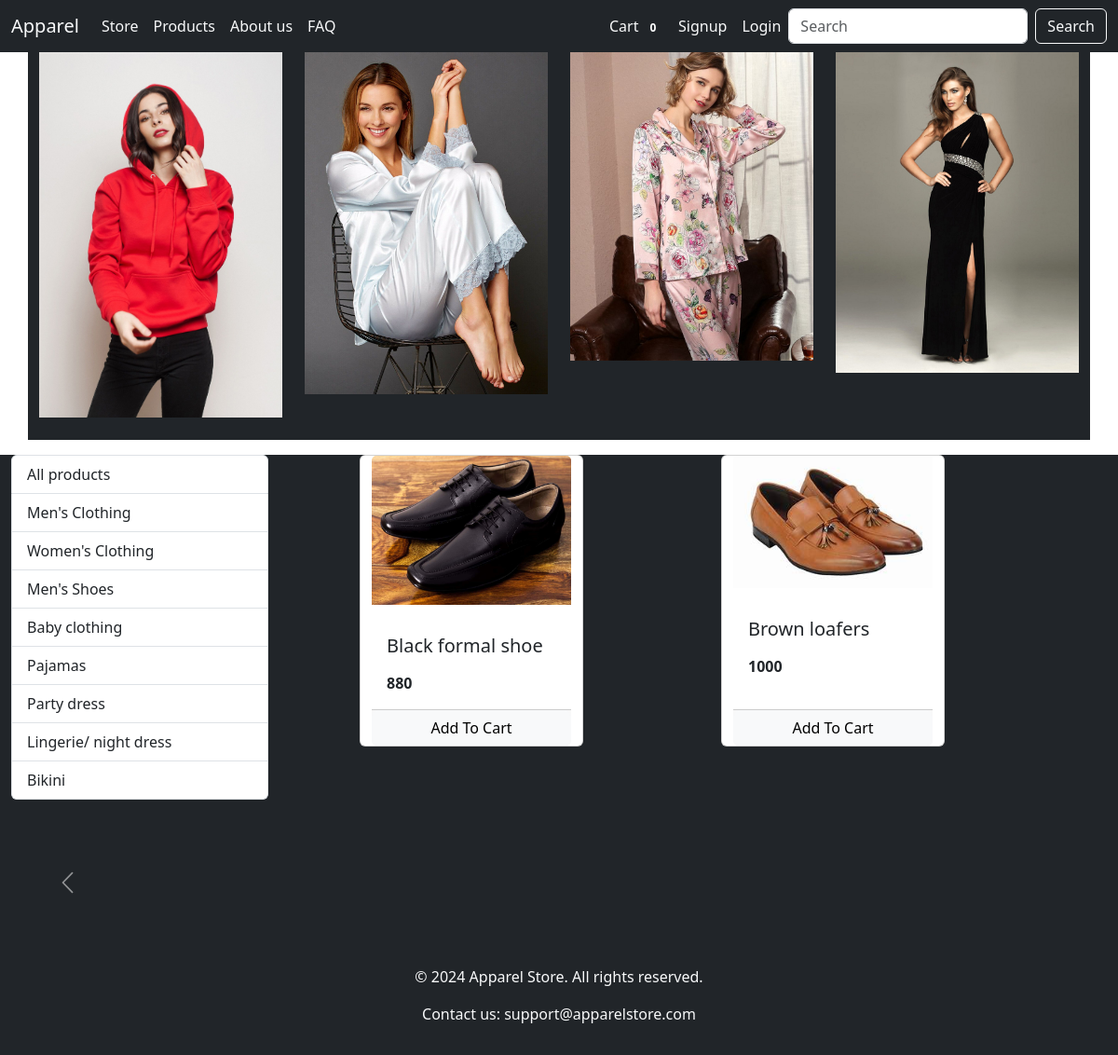
Screenshot of /?category=3 with the database file from the repository.
### core/models/category.py (models this page shows, shortened)
class Category(models.Model):
    name= models.CharField(max_length=30)
    @staticmethod
    def get_all_categories():
        return Category.objects.all()

### core/models/product.py (models this page shows, shortened)
class Product(models.Model):
    name = models.CharField(max_length=50)
    price = models.IntegerField(default=0)
    category = models.ForeignKey(Category, on_delete=models.CASCADE, default=1)
    description =models.CharField(max_length=200, default='', null=True, blank=True)
    image = models.ImageField(upload_to='products/')
    @staticmethod
    def get_all_products_by_categoryid(category_id):
        if category_id:
            return Product.objects.filter(category= category_id)
        else:
            return Product.get_all_products();

### core/views/home.py (the view, shortened to what this page needs)
# urls.py: path("", Index.as_view(), name='homepage' ),
class Index(View):
     def get(self, request):
        products= None
        categories = Category.get_all_categories();
        categoryID = request.GET.get('category')
        if categoryID:
          products=Product.get_all_products_by_categoryid(categoryID);
        else:
         products=Product.get_all_products();
        data={}
        data['products'] = products
        data['categories'] = categories
        print("you are :" ,request.session.get('email'))
        return render(request, 'core/index.html', data)

### templates/core/index.html (shortened to what this page needs)
{% extends 'core/base.html' %}
{% block content %}
{% load cart %}
<div id="product-images" class="container mt-8 bg-dark">
    <div class="row justify-content-between">
        <div class="col-md-3 mb-4 bg-dark">
            <img src="media\products\abd5524cc01a519ad285406c4c3b6911.jpg" alt="Product Image 1" class="img-fluid">
        </div>
        <div class="col-md-3 mb-4">
            <img src="media\products\5e9b64a424d310a3e9450b7358d9ace1.jpg" alt="Product Image 2" class="img-fluid">
        </div>
        <div class="col-md-3 mb-4">
            <img src="media\products\t8191-2-1.jpg" alt="Product Image 3" class="img-fluid">
        </div>
        <div class="col-md-3 mb-4">
            <img src="media\products\Party-Dresses-for-Women-2.jpg" alt="Product Image 4" class="img-fluid">
        </div>
    </div>
</div>
<div class="container-fluid mt-3">
    <div class="row bg-dark">
        <div class="col-lg-3 ">
            <div class="list-group bg-dark">
                <a href="/" class="list-group-item list-group-item-action "
                    >All products</a>
                {% for category in categories  %}
                <a href="/?category={{category.id}}" class="list-group-item list-group-item-action "
                    >{{category.name}}</a>
                {% endfor %}
            </div>
            <div class="container-fluid mt-3 col-lg-9">
                <div id="imageCarousel" class="carousel slide" data-bs-ride="carousel" style="max-width: 800px; margin: auto;">
                    <div class="carousel-inner">
                        <div class="carousel-item active">
                            <img src="media\products\fc4f988a04a4173062dcbc5615080650.jpg" class="d-block w-100" alt="Slide 1" style="max-height: 400px; object-fit: cover;">
                        </div>
                    </div>
                    <button class="carousel-control-prev" type="button" data-bs-target="#imageCarousel" data-bs-slide="prev">
                        <span class="carousel-control-prev-icon" aria-hidden="true"></span>
                    </button>
                    <button class="carousel-control-next" type="button" data-bs-target="#imageCarousel" data-bs-slide="next">
                        <span class="carousel-control-next-icon" aria-hidden="true"></span>
                    </button>
                </div>
            </div>
        </div>
        <div id="products" class="col-lg-8">
            <div class="row mx-auto">
                {% for product in products %}
                <div class="card mx-auto mb-5" id="{{product.id}}" style="width: 15rem;">
                    <img src="{{product.image.url}}" class="card-img-top" alt="...">
                    <div class="card-body">
                      <p><h5 class="card-title">{{product.name}}</h5></p>
                      <p class="card-text"><b>{{product.price}}</b></p>
                    </div>
                    <div class="card-footer p-0  no-gutters">
                        {% if product|is_in_cart:request.session.cart %}
						<div class="row no-gutters">
                            <form action="/#{{product.id}}" class="col-2 " method="post">
                            {% csrf_token %}
                            <input hidden type="text" name='product' value='{{product.id}}'>
                            <input hidden type="text" name='remove' value='True'>
                            <input type="submit" value=" - " class="btn btn-block btn-light border-right">
                        </form>
                        <div class="text-center col">{{product|cart_quantity:request.session.cart}} in Cart</div>
                        <form action="/#{{product.id}}" class="col-2 " method="post">
                            {% csrf_token %}
                            <input hidden type="text" name='product' value='{{product.id}}'>
                            <input type="submit" value=" + " class="btn btn-block btn-light border-left">
                        </form>
                    </div>
                    {% else %}
                    <form action="/#{{product.id}}" method="POST" class="btn-block">
                        <input type="submit" class="float-right btn btn-light  form-control"
                            value="Add To Cart">
                    </form>
                    {% endif %}
                </div>
                  </div>
                    {% endfor %}
            </div>
        </div>
        </div>
    </div>
{% endblock %}

### rows the page displays
Category: name "Men's Clothing"
Category: name "Women's Clothing"
Category: name "Men's Shoes"
Category: name "Baby clothing"
Category: name "Pajamas"
Category: name "Party dress"
Category: name "Lingerie/ night dress"
Category: name "Bikini"
Product: image (picture), name "Black formal shoe", price "880"
Product: image (picture), name "Brown loafers", price "1000"

### other values shown
{{ request.session.cart.keys|length }} "0"
